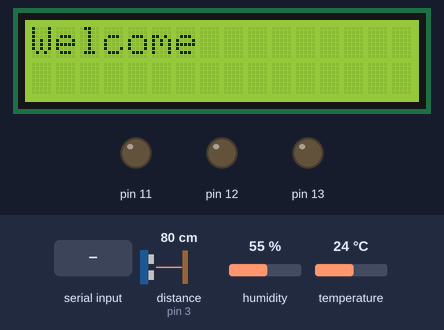
Recording of a sketch running on a simulated Arduino Uno, built with avr-gcc and run on an emulated ATmega328P. On the bench: 16×2 character LCD, output pins drawn as LEDs (lit = HIGH). Inputs (shaded band) come from the test bench; at power-on: distance to the obstacle (sensor on pin 3) 80 cm, humidity 55 %, temperature 24 °C. The echo pulse lasts 58.3 µs per cm; pins used as bus, display or sensor lines are not drawn; what the sketch prints to the serial monitor is not drawn.

Above: at 1.2 s.
1.3 s: "d" received over Serial
At 2.5 s:
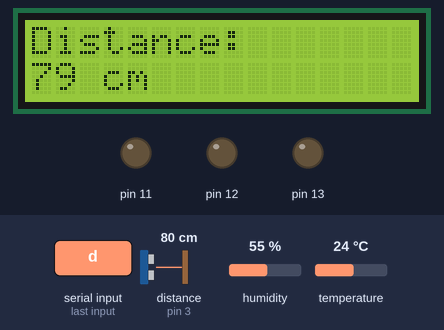
2.8 s: distance to the obstacle (sensor on pin 3) set to 60 cm
At 3.6 s:
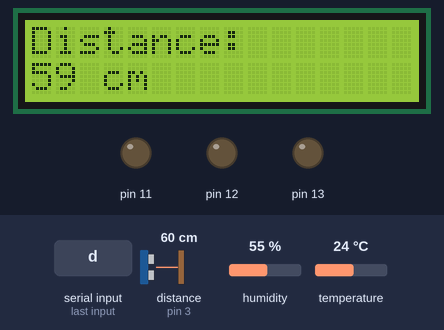
5.8 s: "t" received over Serial
At 8.6 s:
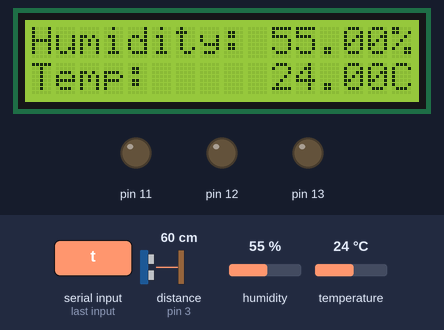
8.8 s: "s" received over Serial
At 12.6 s:
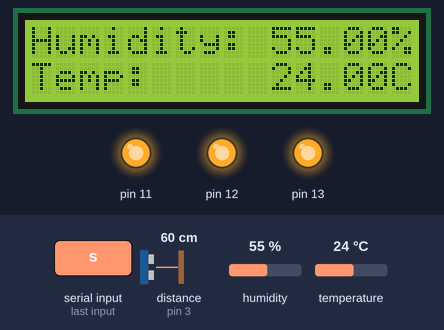
Timing chart, 0 to 12.8 s (numbered marks = the images above; inputs shaded):
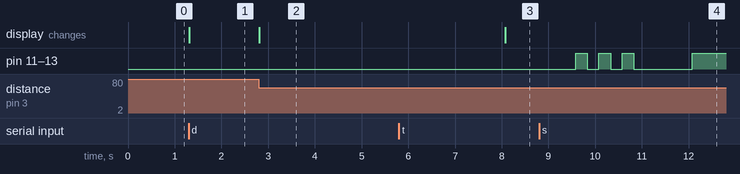

The sketch:

code.ino
```cpp
#include <LiquidCrystal.h>
#include <DHT.h>

#define DHTPIN 4
#define DHTTYPE DHT11

DHT dht(DHTPIN, DHTTYPE);

const int trigPin = 2;
const int echoPin = 3;

char value;

LiquidCrystal lcd(5, 6, 7, 8, 9, 10);
// Function to turn the LED on for a short duration (dot)
void dot() {
  digitalWrite(11, HIGH);
  digitalWrite(12, HIGH);
  digitalWrite(13, HIGH);
  delay(250); // Duration of a dot
  digitalWrite(11, LOW);
  digitalWrite(12, LOW);
  digitalWrite(13, LOW); // Turn off the LED
  delay(250); // Pause between dots
}

// Function to turn the LED on for a longer duration (dash)
void dash() {
  digitalWrite(11, HIGH);
  digitalWrite(12, HIGH);
  digitalWrite(13, HIGH); // Turn on the LED
  delay(750); // Duration of a dash
  digitalWrite(11, LOW);
  digitalWrite(12, LOW);
  digitalWrite(13, LOW); // Turn off the LED
  delay(250); // Pause between dashes/dots
    }

void setup() {
  Serial.begin(9600);
  pinMode(trigPin, OUTPUT);
  pinMode(echoPin, INPUT);
  pinMode(11, OUTPUT);
  pinMode(12, OUTPUT);
  pinMode(13, OUTPUT);
  dht.begin();
  lcd.begin(16, 2);
  lcd.setCursor(0,0);
  lcd.print("Welcome");
}

void loop() {
  while (Serial.available() > 0) {
    value = Serial.read();
  }

  if (value == 's') {
    // "S"
    dot();
    dot();
    dot();
    delay(1000); // Pause between letters

    // "O"
    dash();
    dash();
    dash();
    delay(1000); // Pause between letters

    // "S"
    dot();
    dot();
    dot();
    delay(3000); // Pause between SOS signals

  }

  if (value == 'b') {
    // Increase brightness
    for (int brightness = 0; brightness <= 255; brightness=brightness+30)
     {
      analogWrite(11, brightness); // Set LED 1 brightness
      // analogWrite(12, brightness); // Set LED 2 brightness
      // analogWrite(13, brightness); // Set LED 3 brightness
      delay(50); // Delay for smooth transition
    }

    // Decrease brightness
    for (int brightness = 255; brightness >= 0; brightness=brightness-30) {
      analogWrite(11, brightness); // Set LED 1 brightness
      // analogWrite(12, brightness); // Set LED 2 brightness
      // analogWrite(13, brightness); // Set LED 3 brightness
      delay(50); // Delay for smooth transition
    }
  }

  if (value == 'r') {
    for (int i = 11; i <= 13; i++) {
      digitalWrite(i, HIGH);
      delay(750);
      digitalWrite(i, LOW);
      delay(800);
    }
    digitalWrite(11, HIGH);
    digitalWrite(13, HIGH);
    delay(750);
    digitalWrite(11, LOW);
    digitalWrite(13, LOW);
    delay(1000);
  }

  if (value == 'd') {
    digitalWrite(trigPin, LOW);
    delayMicroseconds(2);
    digitalWrite(trigPin, HIGH);
    delayMicroseconds(10);
    digitalWrite(trigPin, LOW);

    long duration = pulseIn(echoPin, HIGH);
    int distance = duration * 0.034 / 2;

    lcd.clear();
    lcd.setCursor(0, 0);
    lcd.print("Distance: ");
    lcd.setCursor(0, 1);
    lcd.print(distance);
    lcd.print(" cm");
    Serial.println(distance);
    delay(740);
  }

  if (value == 't') {
    delay(1500);

    float h = dht.readHumidity();
    float t = dht.readTemperature();
    float f = dht.readTemperature(true);

    if (isnan(h) || isnan(t) || isnan(f)) {
      Serial.println(F("Failed to read from DHT sensor!"));
      return;
    }

    float hif = dht.computeHeatIndex(f, h);
    float hic = dht.computeHeatIndex(t, h, false);

    lcd.setCursor(0, 0);
    lcd.print("Humidity: ");
    lcd.print(h);
    lcd.print("%");

    lcd.setCursor(0, 1);
    lcd.print("Temp:     ");
    lcd.print(t);
    lcd.print("C");

    Serial.print(F("\nHumidity: "));
    Serial.print(h);
    Serial.print(F("%  Temperature: "));
    Serial.print(t);
    Serial.print(F("°C "));
  }
}
```

Measured:
- after the input at 1.3 s, the display: changes at once (image 1)
- after the input at 2.8 s, the display: changes at once (image 2)
- after the input at 5.8 s, the display: changes after 2.3 s (image 3)
- after the input at 8.8 s, pin 11–13: LOW → HIGH after 0.78 s, then repeats every 0.50 s: LOW 0.25 s, HIGH 0.25 s
